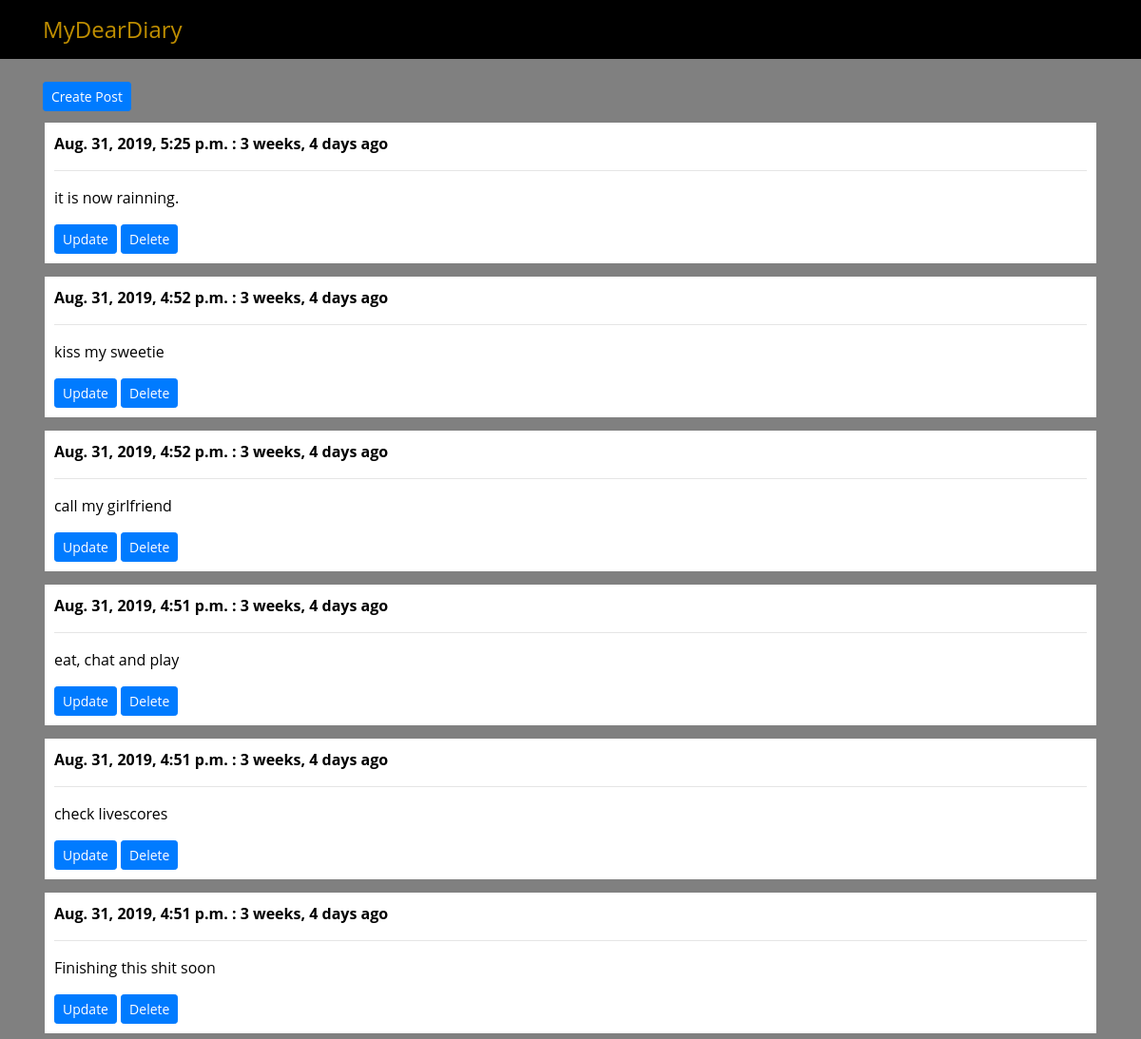
The page / on the database its author committed.
### diary/models.py (models this page shows, shortened)
class Post(models.Model):
    text = models.TextField()
    date_posted = models.DateTimeField(auto_now_add=True)
    class Meta:
        verbose_name_plural = 'posts'

### diary/views.py (the view)
# urls.py: path('', views.index, name="index"),
def index(request):
    posts = Post.objects.order_by('-date_posted')
    context = {
        'posts': posts
    }
    return render(request, 'index.html', context)

### templates/index.html
{% extends 'base.html' %}
{%block content%}
    <div class="container my-4">
        <div class="row">
            <div class="col-md-12">
                <a href="{% url 'create' %}" class="btn btn-primary btn-sm">Create Post</a>
                {% for post in posts %}
                        <div class="content mb-1">
                            <p>
                                <strong>{{ post.date_posted }} : {{ post.date_posted | timesince}}  ago</strong>
                                <br>
                                <hr>{{ post.text }}
                            </p>
                            <a href="{% url 'update-post' post.id %}" class="btn btn-primary btn-sm">Update</a>
                            <a href="{% url 'delete-post' post.id %}" class="btn btn-primary btn-sm">Delete</a>
                        </div>
                {% endfor %}
            </div>
        </div>
    </div>
{%endblock%}

### templates/base.html (shortened to what this page needs)
{% load static %}
<html lang="en">
<head>
    <link rel="stylesheet" type="text/css" href=" {% static 'css/bootstrap.min.css' %} ">
    <link rel="stylesheet" type="text/css" href="{% static 'css/style.css' %}" >
</head>
<body>
    <nav class="navbar navbar-expand-md primary-color ">
        <div class="container">
            <a class="navbar-brand primary-color" href="{% url 'index' %}">MyDearDiary</a>
                <div class="collapse navbar-collapse primary-color" id="navbarSupportedContent">
                    <ul class="navbar-nav mx-auto">
                        <li class="nav-item active">
                            <a class="nav-link" href="{% url 'index' %}"></a>
                        </li>
                    </ul>
                </div>
        </div>
    </nav>
{%block content%}
{%endblock%}
</body>
</html>

### static/css/style.css (style rules this page uses)
body, html { font-family: 'Open Sans', serif; text-rendering: optimizeLegibility !important; -webkit-font-smoothing: antialiased !important; color: black; font-weight: 400; width: 100% !important; height: 100% !important; background:grey; }
.navbar { background: black; transition:all 1s ease; }
.navbar-brand { color: rgb(191, 142, 0); font-size: 24px; transition: all 1s ease; }
.nav-link { color: #fff; text-decoration: none; transition: all 2s ease; font-size: 18px; margin: 0px 20px; }
.content { margin: 10px 0; background: white; border: 2px solid grey; padding: 10px; }

### rows shown on the page
Post: date_posted "Aug. 31, 2019, 5:25 p.m.", date_posted "3 weeks, 4 days", text "it is now rainning."
Post: date_posted "Aug. 31, 2019, 4:52 p.m.", date_posted "3 weeks, 4 days", text "kiss my sweetie"
Post: date_posted "Aug. 31, 2019, 4:52 p.m.", date_posted "3 weeks, 4 days", text "call my girlfriend"
Post: date_posted "Aug. 31, 2019, 4:51 p.m.", date_posted "3 weeks, 4 days", text "eat, chat and play"
Post: date_posted "Aug. 31, 2019, 4:51 p.m.", date_posted "3 weeks, 4 days", text "check livescores"
Post: date_posted "Aug. 31, 2019, 4:51 p.m.", date_posted "3 weeks, 4 days", text "Finishing this shit soon"
